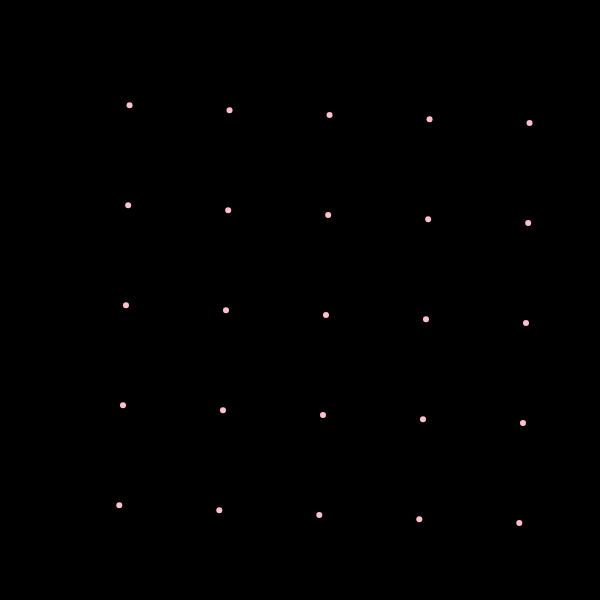
Frame 1 (no input)
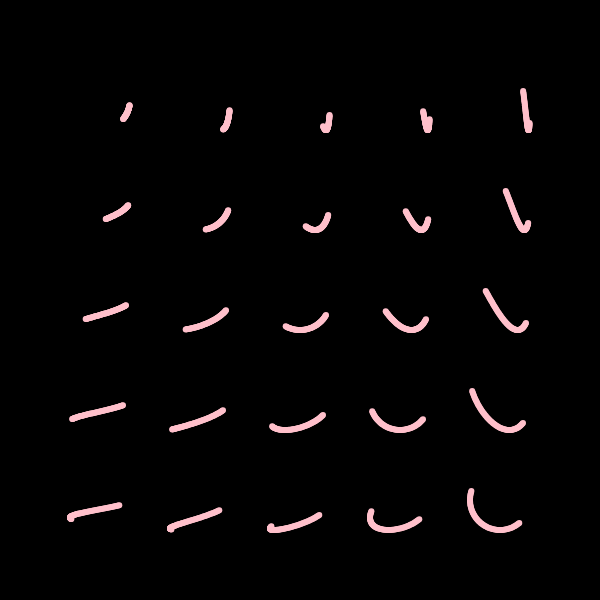
Frame 60 (no input)
Frame 120 (the mouse pressed at the canvas centre since frame 60): identical to frame 60, image omitted

The p5.js sketch that drew these frames (run headless with seeded random() and noise() and a simulated clock; from frame 60 on, the mouse is pressed at the canvas centre):

// p5.js sketch
// ── sketch.js

let s, angle, a, b, n, index;
let colors = ["pink" ];

function setup() {
  createCanvas(600, 600);
  background(0);
  smooth();
  
  n = 100;
  s = 30;
  angle = 10;
  a = 1;
  b = 9;
  index = 0;
}

function draw() {
  noStroke();
  
  b = 1;
  for(let i = 50; i < width-50; i+=n) {
    a = 1;
    for(let j = 50; j < height-50; j+=n) {
      push();
      translate(i+50, j+50);
      
      x = s * cos(radians(angle%360) * a);
      y = s * sin(radians(angle%360) * b);
      
      fill(colors[index%colors.length]);
      ellipse(x, y, 6, 6);
      pop();
      
      a++;
    }
    b++;
    index++;
  }
  angle+=0.5;
}

function mousePressed() {
  setup();
}
/*
let x = 10;
let y = 10;
let a = 0;
let b = 0;

function setup() {
  createCanvas(600, 600);
  background(200);
  noStroke();
  smooth();
}

function draw() {  
  
 
  if (x < 500){  
    x = x + 1;
    y = y + 1;
    a = a + 0.05;
    b = b + 0.1;

 
  } else

  {
    x = x - .1;
    y = y - 4 ;
    a = a + 8;
    b = b + 8;

  }

   
  let x2 = sin(a) * 50;
  let y2 = cos(a) * 50;

    
  fill('Pink');
  ellipse(x + x2,y+y2, 10, 10);
   

  
}*/
